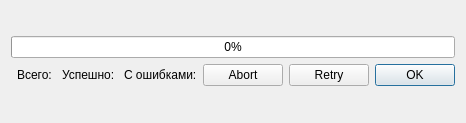
<?xml version="1.0" encoding="UTF-8"?>
<ui version="4.0">
 <class>DialogProgress</class>
 <widget class="QWidget" name="DialogProgress">
  <property name="geometry">
   <rect>
    <x>0</x>
    <y>0</y>
    <width>400</width>
    <height>123</height>
   </rect>
  </property>
  <property name="windowTitle">
   <string>Progress...</string>
  </property>
  <layout class="QGridLayout" name="gridLayout_2">
   <item row="0" column="0">
    <layout class="QGridLayout" name="gridLayout">
     <item row="1" column="2">
      <widget class="QLabel" name="lbSuccess">
       <property name="text">
        <string>Успешно: </string>
       </property>
      </widget>
     </item>
     <item row="1" column="4">
      <widget class="QPushButton" name="btAbort">
       <property name="text">
        <string>Abort</string>
       </property>
      </widget>
     </item>
     <item row="1" column="6">
      <widget class="QPushButton" name="btOK">
       <property name="text">
        <string>OK</string>
       </property>
       <property name="default">
        <bool>true</bool>
       </property>
      </widget>
     </item>
     <item row="1" column="1">
      <widget class="QLabel" name="lbTotal">
       <property name="text">
        <string>Всего: </string>
       </property>
      </widget>
     </item>
     <item row="1" column="0">
      <spacer name="horizontalSpacer">
       <property name="orientation">
        <enum>Qt::Horizontal</enum>
       </property>
       <property name="sizeHint" stdset="0">
        <size>
         <width>40</width>
         <height>20</height>
        </size>
       </property>
      </spacer>
     </item>
     <item row="0" column="0" colspan="7">
      <widget class="QProgressBar" name="pbProgress">
       <property name="value">
        <number>0</number>
       </property>
      </widget>
     </item>
     <item row="1" column="3">
      <widget class="QLabel" name="lbFail">
       <property name="text">
        <string>С ошибками:</string>
       </property>
      </widget>
     </item>
     <item row="1" column="5">
      <widget class="QPushButton" name="btRetry">
       <property name="text">
        <string>Retry</string>
       </property>
      </widget>
     </item>
    </layout>
   </item>
  </layout>
 </widget>
 <resources/>
 <connections/>
</ui>
